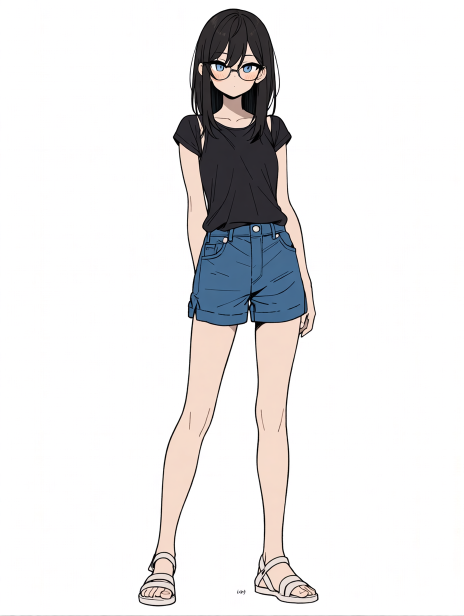
#> input picture see-through/common/assets/test_image.png, 928 x 1232 px (shown at 1/2 size)
$ python iris_landmark_register.py ../../../see-through/common/assets/test_image.png --target 1.0 1.0 1.0 1.0
#> lines starting #> are read from the running program, lines starting #| are printed output that depends on the picture; after the words box and inside, x2 and y2 are one past the last pixel; in counts of white or black regions, pixels touching at a corner belong together
"""Register a (possibly cropped / rescaled) reference onto the target canvas via iris landmarks.

Why: silhouette IoU fixes the scale but NOT the offset when the canvas is a partial crop of the
reference (measured: IoU 0.747 at the true offset vs 0.754 seventy-five px away), and a re-scaled
crop flips the answer outright.  Iris blobs pair by AREA, so the same drawing at the same pixel
scale pairs exactly and the two landmarks then over-determine the transform — their disagreement
is the confidence measure.

Usage:
  python iris_landmark_register.py ref.png --target 231.2 160.0 280.5 160.6

  --target  : the two iris centres in CANVAS coordinates, left-to-right (cx0 cy0 cx1 cy1).
              Read them off an already-anchored image (e.g. the full-body reference mapped by its
              hard anchor) — they are the ground truth for this registration.

Prints k, the canvas offset, each landmark's own solution, their disagreement, and the blob areas
(equal areas for a same-scale drawing; area_ratio ~ k^2 for a rescaled one).
"""

from __future__ import annotations

import argparse
from pathlib import Path

import numpy as np
from PIL import Image
from scipy import ndimage


def iris_blobs(path: Path, band: float, min_area: int):
#> called with band = 0.4, min_area = 150
    a = np.array(Image.open(path).convert("RGBA")).astype(int)
    r, g, b, al = a[..., 0], a[..., 1], a[..., 2], a[..., 3]
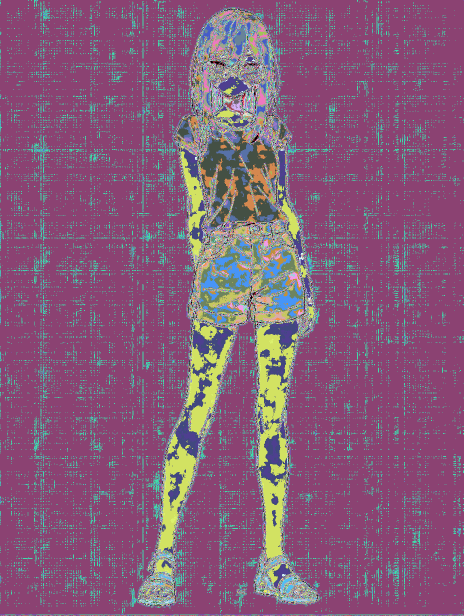
#> r: shape (1232, 928) int64 (shown at 1/2 size); 256 distinct labels, from 0 to 255; one colour per label, 0 black
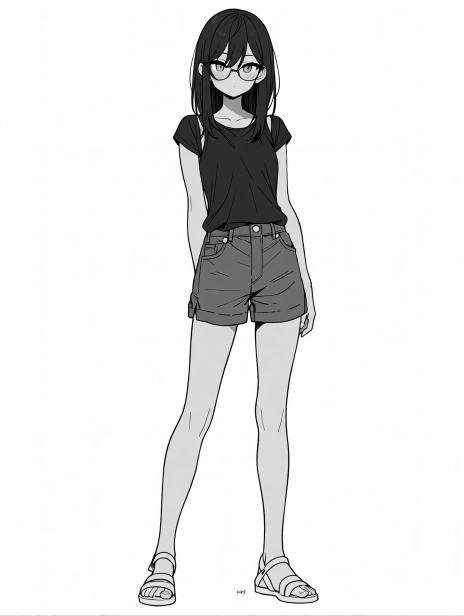
#> g: shape (1232, 928) int64 (shown at 1/2 size); min 0, max 255, mean 232.5
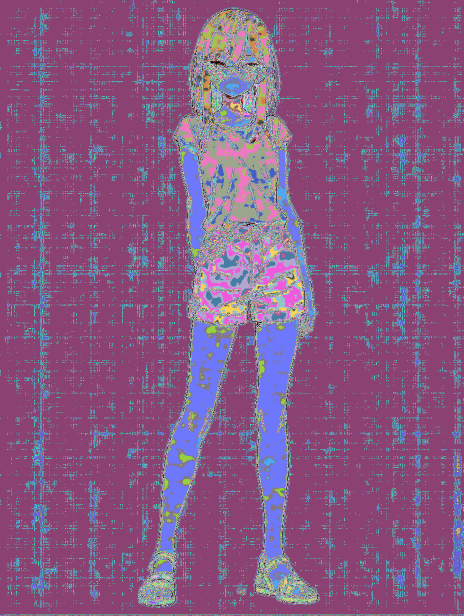
#> b: shape (1232, 928) int64 (shown at 1/2 size); 256 distinct labels, from 0 to 255; one colour per label, 0 black
#> al: shape (1232, 928) int64; every value is 255
    m = (al > 60) & (b > 110) & (g > 95) & ((b - r) > 35) & ((g - r) > 25)
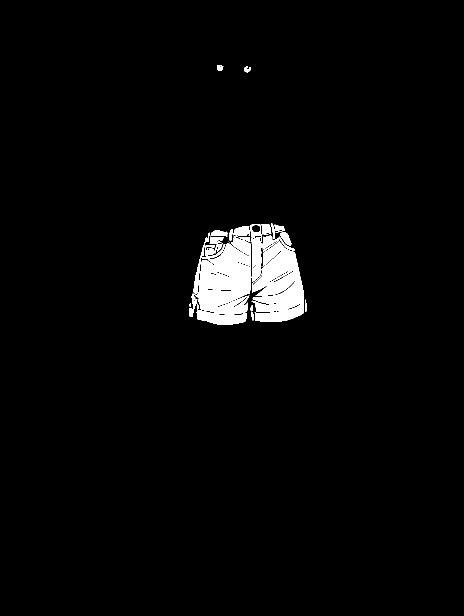
#> m: shape (1232, 928) bool (shown at 1/2 size); 2.8% white; 34 white regions (10 under 20 px), largest, box (x1, y1, x2, y2) and area: (379, 448, 525, 650) 16068, (503, 482, 608, 644) 11514, (525, 471, 590, 504) 676
    lab, n = ndimage.label(ndimage.binary_closing(m, np.ones((3, 3))))
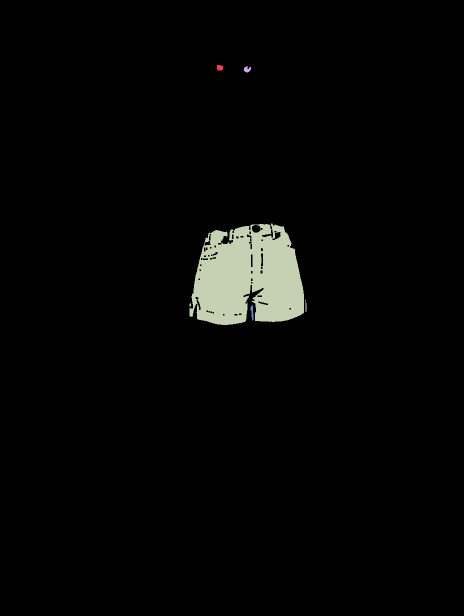
#> lab: shape (1232, 928) int32 (shown at 1/2 size); 7 distinct labels, from 0 to 6; one colour per label, 0 black
#> n = 6
    out = []
    for i in range(1, n + 1):
        ys, xs = np.nonzero(lab == i)
        if len(xs) < min_area:
            continue
        if band > 0 and ys.mean() > band * a.shape[0]:      # drop gems / clothing below the head
            continue
        out.append((float(xs.mean()), float(ys.mean()), float(len(xs))))
#> after the loop, out = []
    if len(out) < 2:
#> (the run stopped early here; a loop or call above may not have finished)
